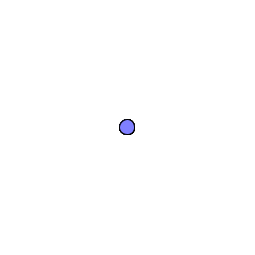
Frame 1 (no input)
Frame 60 (the mouse pressed at the canvas centre just before this capture): identical to frame 1, image omitted
Frame 120 (the mouse held since frame 60 and released just before this capture): identical to frame 1, image omitted

The Processing sketch that drew this single still picture (run headless with seeded random() and noise(); from frame 60 on, the mouse is pressed at the canvas centre):

// Processing sketch: processing_20511
// ── processing_20511.pde

int pNum =16;
public color [] pop = new color[pNum];
int ca(color c) {
  return (c >> 24) & 255; 
}
int cr(color c) {
  return (c >> 16) & 255; 
}
int cg(color c) {
  return (c >> 8) & 255;
}
int cb(color c) {
  return c & 255; 
}
public boolean constant = true;
public color paw;
public int w=255;
public int h = 255;
public int inc;
public float _x,_y;
void setup(){
  size(255,255);
  for (int x=0;x<pop.length-1;x++){
    paw=color(w/2,h/2,255);
    mouseX=(int)cr(paw);
    mouseY=(int)cg(paw);
    pop[x]=color(mouseX,mouseY,255);
  }
}
void keyPressed(){
  if(key=='c')constant=!constant; 
}
void draw(){
  background(-1);
 
  pop[inc]=color(mouseX,mouseY,255);
  if (!constant)if (inc<pop.length-1)inc++;
  if (constant) inc++;
  if (inc >pop.length-1)inc=0;
  if (pmouseX==mouseX && !constant)
  {
    inc=0;
  }
  for (int x=0;x<pop.length-1;x++){
    _x = cr(pop[x]);
    _y = cg(pop[x]);
    fill(_x,_y,255);
    ellipse(_x,_y,15,15);
  }
}


                
                
